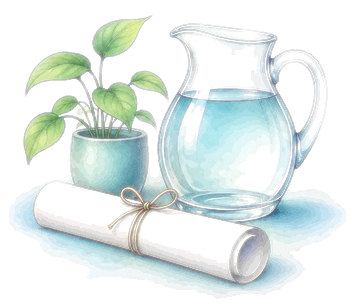
#> input picture app/assets/vignettes/book-human-2.webp, 355 x 307 px, given in place of a2-hourglass.png, which was not available
$ python to_webp.py
#> lines starting #> are read from the running program, lines starting #| are printed output that depends on the picture
"""Colour-to-alpha the chosen cover options against the cream paper, crop and save as small WebP."""
import sys
from pathlib import Path
import numpy as np
from PIL import Image, ImageFilter

HERE = Path(__file__).parent
OUT = HERE.parent.parent / "assets" / "vignettes"
PAIRS = {"a2-hourglass.png": "book-monkey-adult.webp", "b2-pizza-fractions.png": "book-human-adult.webp"}


def convert(src, dst, width=320):
#> called with width = 320
    src_im = Image.open(src).convert("RGB")
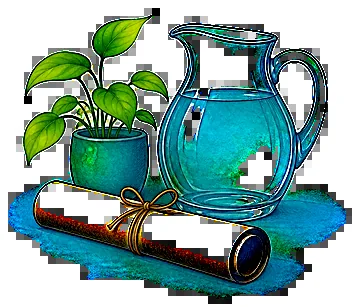
#> src_im: PIL image 355x307 RGB; mean R, G, B 133, 170, 164.5
    rgb = np.asarray(src_im).astype(np.float32)
    h, w, _ = rgb.shape
#> h = 307; w = 355
    # local paper colour: the lightest tone nearby (max filter on a small copy), smoothed
    small = src_im.resize((w // 8, h // 8), Image.BOX).filter(ImageFilter.MaxFilter(9)).filter(ImageFilter.GaussianBlur(6))
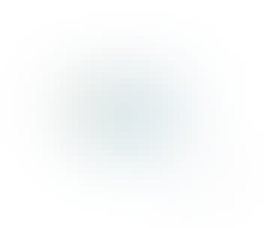
#> small: PIL image 44x38 RGB (shown 6 times larger); mean R, G, B 249, 250.6, 250.8
    bg = np.asarray(small.resize((w, h), Image.BILINEAR)).astype(np.float32)
    diff = np.minimum(rgb - bg, 0)  # only what is darker than the paper is paint
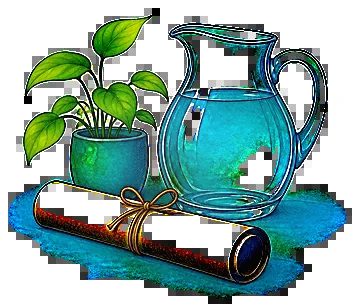
#> diff: shape (307, 355, 3) float32; mean R, G, B -116.8, -81.32, -86.96; drawn with min black and max white
    span = np.where(diff > 0, 255 - bg, bg)
    alpha = np.max(np.abs(diff) / np.maximum(span, 1), axis=2)
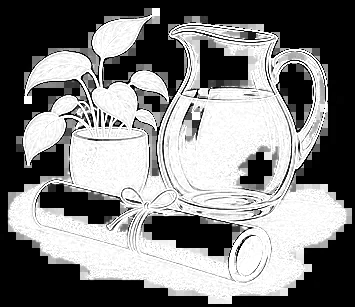
#> alpha: shape (307, 355) float32; min 0, max 1, mean 0.502
    alpha = np.clip((alpha - 0.08) / 0.92, 0, 1)  # drop paper grain
    a = np.maximum(alpha, 1e-3)[..., None]
    col = np.clip(bg + diff / a, 0, 255)
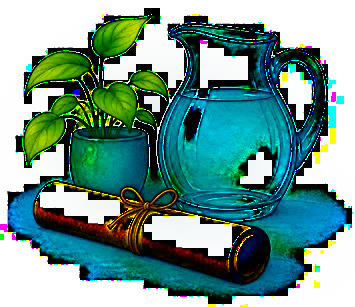
#> col: shape (307, 355, 3) float32; mean R, G, B 109.7, 152.5, 144
    rgba = np.dstack([col, alpha * 255]).astype(np.uint8)
    im = Image.fromarray(rgba)
    soft = Image.fromarray((alpha * 255).astype(np.uint8)).filter(ImageFilter.GaussianBlur(12))
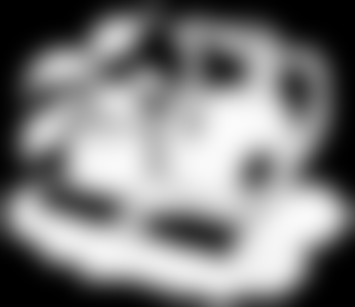
#> soft: PIL image 355x307 L; min 0, max 251, mean 125.5
    box = soft.point(lambda v: 255 if v > 30 else 0).getbbox()
#> box = (0, 0, 355, 307)
    x0, y0, x1, y1 = box
#> x0 = 0; y0 = 0; x1 = 355; y1 = 307
    im = im.crop((max(0, x0 - 24), max(0, y0 - 24), min(w, x1 + 24), min(h, y1 + 24)))
    im = im.resize((width, round(im.height * width / im.width)), Image.LANCZOS)
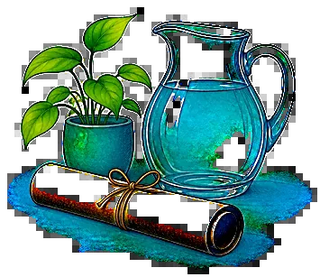
#> im: PIL image 320x277 RGBA; mean R, G, B, A 7.6, 46.5, 40.4, 125.7; transparent parts drawn white
    for q in (72, 64, 56, 48):
        im.save(dst, "WEBP", quality=q, method=4)
        if dst.stat().st_size <= 40_000:
            break
    print(dst.name, im.size, dst.stat().st_size, "q", q)
#| book-monkey-adult.webp (320, 277) 54052 q 48


for s, d in PAIRS.items():
    convert(HERE / s, OUT / d)
#> pass 2 of the loop `for s, d in PAIRS.items():`:
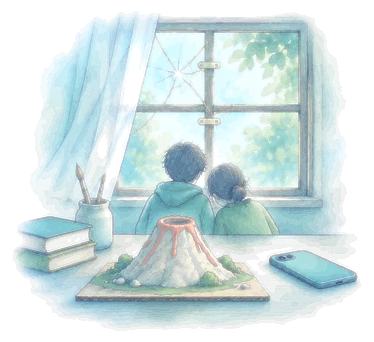
#> input picture app/assets/vignettes/book-human.webp, 374 x 342 px, given in place of b2-pizza-fractions.png, which was not available
#> src_im: PIL image 374x342 RGB
#> rgb: shape (342, 374, 3) float32
#> small: PIL image 46x42 RGB
#> bg: shape (342, 374, 3) float32
#> diff: shape (342, 374, 3) float32
#> a: shape (342, 374, 1) float32
#> col: shape (342, 374, 3) float32
#> rgba: shape (342, 374, 4)
#> in convert (call 2), `soft = Image.fromarray((alpha * 255).astype(np.uint8)).filter(ImageFil..`:
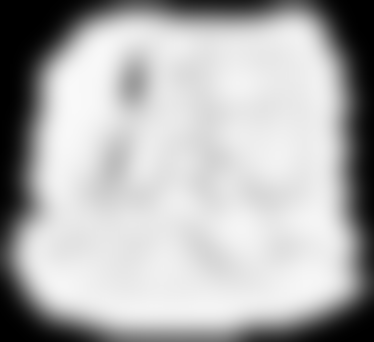
#> soft: PIL image 374x342 L; min 0, max 249, mean 177.7
#> box = (0, 0, 374, 342)
#> x1 = 374; y1 = 342
#> in convert (call 2), `im = im.resize((width, round(im.height * width / im.width)), Image.LAN..`:
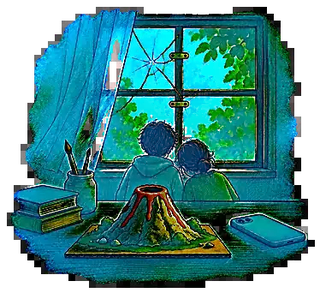
#> im: PIL image 320x293 RGBA; mean R, G, B, A 4.2, 77, 76.1, 178; transparent parts drawn white
#| book-human-adult.webp (320, 293) 63920 q 48
